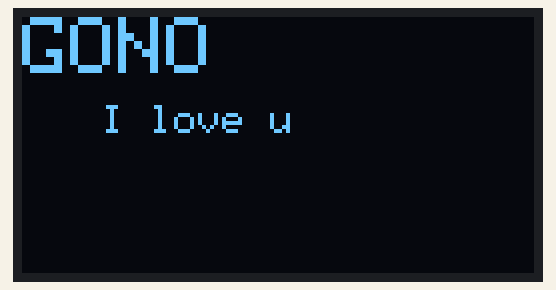
A sketch run on a simulated Arduino Uno, built with avr-gcc and run on an emulated ATmega328P. Parts: 128×64 one-colour display.

Above: at 0.2 s.

The sketch:

Oled_display.ino
```cpp
#include <Wire.h>
#include <Adafruit_GFX.h>
#include <Adafruit_SSD1306.h>

Adafruit_SSD1306 display = Adafruit_SSD1306(128, 64, &Wire);

void setup() {
  display.begin(SSD1306_SWITCHCAPVCC, 0x3C);
}

int x = 500;

void loop() {
  display.clearDisplay();

  // Set text color to black
  display.setTextColor(SSD1306_WHITE);

  display.setTextSize(2);
  display.setCursor(0, 0);
  display.print("GONO");

  // Set text color to white
  display.setTextColor(SSD1306_WHITE);

  display.setTextSize(1);
  display.setCursor(20, 22);
  display.print("I love u");
  delay(100);

  display.display();
}
```
